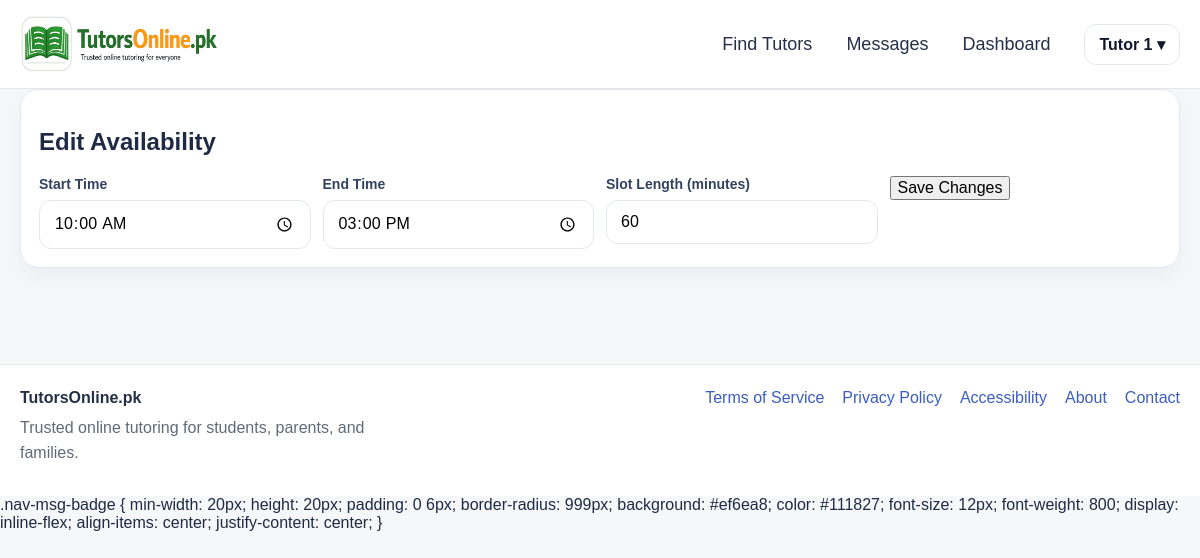
Before: /settings/availability/3/edit (signed in) with the older database file.
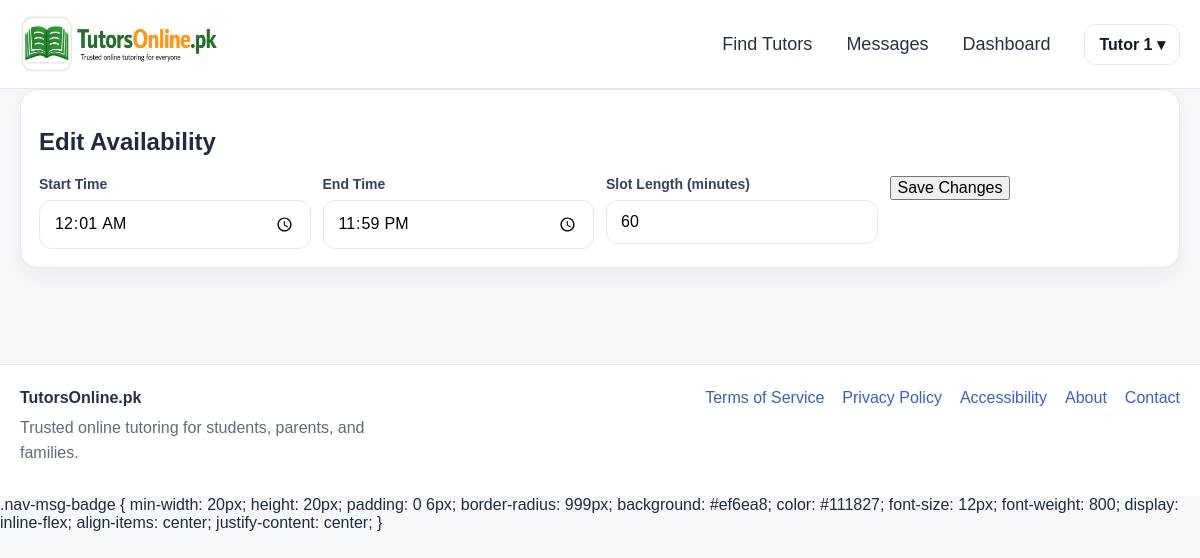
After: the same page with the newer database file.
### app.py (models this page shows)
class TutorAvailabilityRule(db.Model):
    id = db.Column(db.Integer, primary_key=True)
    tutor_id = db.Column(db.Integer, db.ForeignKey("user.id"), nullable=False)
    weekday = db.Column(db.Integer, nullable=False)  # 0 = Monday, 6 = Sunday
    start_time = db.Column(db.String(5), nullable=False)  # HH:MM
    end_time = db.Column(db.String(5), nullable=False)    # HH:MM
    slot_minutes = db.Column(db.Integer, default=60)
    is_active = db.Column(db.Boolean, default=True)
    created_at = db.Column(db.DateTime, default=datetime.utcnow)
    tutor = db.relationship("User", backref="availability_rules")

### app.py (the view, shortened to what this page needs)
@app.route("/admin/users/<int:user_id>/delete", methods=["POST"])
@app.route("/settings/availability/<int:rule_id>/edit", methods=["GET", "POST"])
@login_required
def edit_availability_rule(rule_id):
    if current_user.role != "tutor":
        flash("Unauthorized.", "danger")
        return redirect(url_for("settings"))
    rule = TutorAvailabilityRule.query.get_or_404(rule_id)
    if rule.tutor_id != current_user.id:
        flash("Unauthorized.", "danger")
        return redirect(url_for("settings"))
    return render_template("edit_availability.html", rule=rule)

### app.py (called while the page is built)
@app.context_processor
def inject_message_badge():
    return {
        "global_unread_messages": unread_message_count_for(current_user)
        if current_user.is_authenticated else 0
    }

@login_manager.user_loader
def load_user(user_id):
    return User.query.get(int(user_id))

@app.context_processor
def inject_globals():
    return {
        "credit_rate": app.config["CREDIT_RATE"],
        "google_configured": bool(
            app.config["GOOGLE_CLIENT_ID"] and app.config["GOOGLE_CLIENT_SECRET"]
        ),
        "under_construction": UNDER_CONSTRUCTION,
    }

    @property
    def is_active(self):
        return self.is_active_user

### templates/edit_availability.html
{% extends 'base.html' %}
{% block content %}
<section class="card">
  <h1>Edit Availability</h1>
  <form method="post" class="form-grid two-col">
    <div>
      <label class="small-label">Start Time</label>
      <input type="time" name="start_time" value="{{ rule.start_time }}" required>
    </div>
    <div>
      <label class="small-label">End Time</label>
      <input type="time" name="end_time" value="{{ rule.end_time }}" required>
    </div>
    <div>
      <label class="small-label">Slot Length (minutes)</label>
      <input type="number" name="slot_minutes" value="{{ rule.slot_minutes }}" min="15" step="15">
    </div>
    <div class="full-width">
      <button class="btn btn-primary" type="submit">Save Changes</button>
    </div>
  </form>
</section>
{% endblock %}

Changed rows visible on the page:
changed TutorAvailabilityRule: start_time "10:00" → "00:01"; end_time "15:00" → "23:59"
